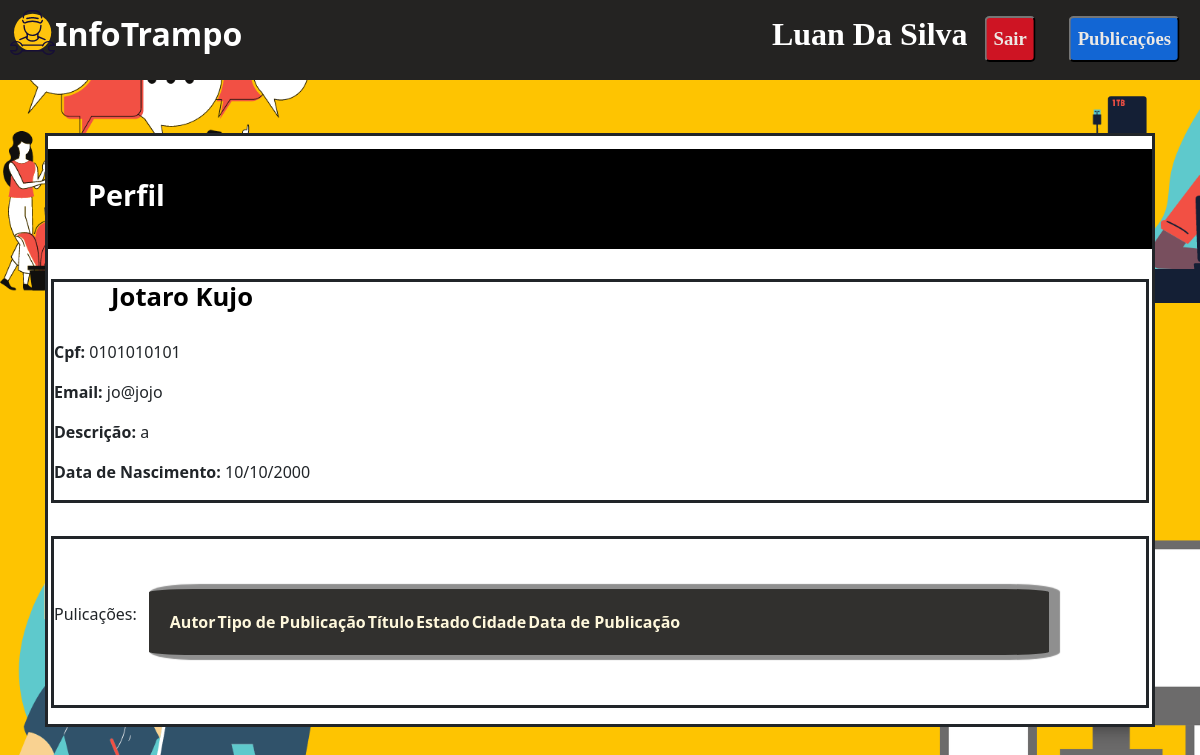
/INFOTRAMPO/perfil.php?id=31 (signed in), run on the app's committed database.
### tables this page shows
CREATE TABLE `tb_users` (
  `id` int NOT NULL AUTO_INCREMENT,
  `tipo_user` enum('cliente','administrador') DEFAULT 'cliente',
  `nome` varchar(140) DEFAULT NULL,
  `cpf` varchar(45) DEFAULT NULL,
  `senha` varchar(155) DEFAULT NULL,
  `email` varchar(45) DEFAULT NULL,
  `descricao` longtext,
  `data_nascimento` date DEFAULT NULL,
  PRIMARY KEY (`id`),
  UNIQUE KEY `cpf_UNIQUE` (`cpf`),
  UNIQUE KEY `email_UNIQUE` (`email`)
);

### INFOTRAMPO/perfil.php (called while the page is built, shortened)
<?php
if (isset($_GET['id'])) {
    $userPerfil = Usuario::getUser($_GET['id']);
}
include __DIR__ . '/includes/header.php';
include __DIR__ . '/includes/perfilView.php';

### INFOTRAMPO/app/db/dataBase.php (called while the page is built, shortened)
<?php
class dataBase{
        private $connection;
        private function setConnection(){
            try {
               $this->connection = new PDO('mysql:host='.self::HOST.';dbname='.self::NAME,self::USER,self::PASS);
               $this->connection->setAttribute(PDO::ATTR_ERRMODE,PDO::ERRMODE_EXCEPTION);
            } catch (PDOException $e) {
                die('ERROR: '.$e->getMessage());
            }
        }
        public function execute ($query,$params=[]) {
            try {
                $statemente = $this->connection->prepare($query);
                $statemente->execute($params);
                return $statemente;
            } catch (PDOException $e) {
                 die('ERROR: '.$e->getMessage());
             }
        }
        public function selectOne($id){
            $query = 'SELECT * FROM tb_users WHERE '.$id;
            return $this->execute($query);
        }
    }

### INFOTRAMPO/app/Entity/Usuario.php (called while the page is built, shortened)
<?php
class Usuario
{
    public static function getUser($id){
        return (new dataBase('tb_users'))->selectOne('id = '.$id)
                                        ->fetchObject(self::class);
    }
}

### INFOTRAMPO/includes/perfilView.php (the view, shortened to what this page needs)
<body background="img/4.png">
    <section class="box">
        <div class="container">
            <div class="containerP">
                <div class="telaP">
                    <h2>Perfil</h2>
                </div>
                <div class="containerP">
                    <form action="#" method="POST">
                        <div>
                            <h1 class="name"><?= $userPerfil->nome ?></h1>
                        </div>
                        <div>
                            <p class="cpf"> <strong> Cpf: </strong> <?= $userPerfil->cpf ?> </p>
                        </div>
                        <div>
                            <p class="email"> <strong> Email: </strong> <?= $userPerfil->email ?></p>
                        </div>
                        <div>
                            <p class="descricao"> <strong> Descrição: </strong> <?= $userPerfil->descricao ?></p>
                        </div>
                        <div>
                            <p class="dataNascimento"> <strong> Data de Nascimento: </strong> <?= date('d/m/Y', strtotime($userPerfil->data_nascimento)) ?> </p>
                        </div>
                    </form>
                </div>
                <div class="containerP">
                    <p> Pulicações:
                    <div class="text-light">
                        <div class="container">
                            <div class="cardList">
                                <table>
                                    <thead>
                                        <th>Autor</th>
                                        <th>Tipo de Publicação</th>
                                        <th>Título</th>
                                        <th>Estado</th>
                                        <th>Cidade</th>
                                        <th>Data de Publicação</th>
                                        <th><?= $button ?></th>
                                    </thead>
                                </table>
                            </div>
                        </div>
                    </div>
                </div>
            </div>
        </div>
    </section>
</body>
</html>

### INFOTRAMPO/includes/css/styles.css (style rules this page uses)
body, h1, h2, h3, p, ul, li, a { margin: 0px; padding: 0px; }
body { font-family: 'Poppins Semi Bold', sans-serif ; }
* { box-sizing: border-box; }
body { background-repeat: no-repeat; background-size: cover; background-attachment: fixed; background-color: yellow; }
.container { display: flex; justify-content: center; width: 100%; margin-top: 50px; margin-bottom: 50px; }
.containerP { display: flex; width: 100%; height: auto; border-style: solid; margin: 3px; flex-wrap: wrap; background-color: white; align-items: center; }
.telaP { width: 100%; height: 100px; background-color: black; display: flex; align-items: center; }
.telaP h2 { margin-left: 40px; font-size: 1.8rem; font-weight: bold; color: #fff; }
.cardList { background-color:rgb(49, 48, 46); padding: 20px; border-radius: 5%; box-shadow: 6px 0px 1px 5px #00000070; width: 900px; text-align: center; color:cornsilk; }
h1 { text-align: center; margin-bottom: 20px; color: #222222; }
.box { width: 100%; height: 700px; display: flex; flex-direction: row; justify-content: center; }
.name { width: 100%; height: 50px; display: flex; flex-direction: row; justify-content: center; }
.name { font-size: 1.6rem; font-weight: bold; color: black; }

### data on the page
tb_users: nome "Jotaro Kujo", cpf "0101010101", email "jo@jojo", descricao "a", data_nascimento "10/10/2000"

### other printed values
$userLog['nome'] "Luan Da Silva"
